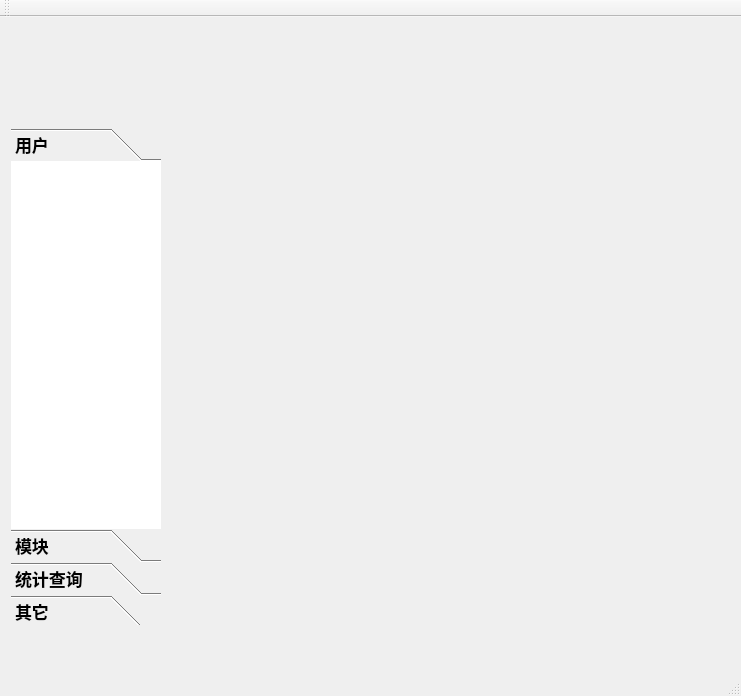
<?xml version="1.0" encoding="UTF-8"?>
<ui version="4.0">
 <class>MainForm</class>
 <widget class="QMainWindow" name="MainForm">
  <property name="geometry">
   <rect>
    <x>0</x>
    <y>0</y>
    <width>741</width>
    <height>696</height>
   </rect>
  </property>
  <property name="windowTitle">
   <string>MainForm</string>
  </property>
  <widget class="QWidget" name="centralWidget">
   <widget class="QWidget" name="layoutWidget">
    <property name="geometry">
     <rect>
      <x>0</x>
      <y>0</y>
      <width>672</width>
      <height>608</height>
     </rect>
    </property>
    <layout class="QGridLayout" name="gridLayout_5">
     <property name="spacing">
      <number>0</number>
     </property>
     <item row="0" column="0" colspan="2">
      <widget class="QWidget" name="widget" native="true">
       <property name="minimumSize">
        <size>
         <width>0</width>
         <height>100</height>
        </size>
       </property>
       <property name="autoFillBackground">
        <bool>false</bool>
       </property>
       <property name="styleSheet">
        <string notr="true">border-image: url(:/DialogLogin/images/mainBar.png);</string>
       </property>
       <layout class="QGridLayout" name="gridLayout_4">
        <property name="leftMargin">
         <number>0</number>
        </property>
        <property name="topMargin">
         <number>0</number>
        </property>
        <property name="rightMargin">
         <number>0</number>
        </property>
        <property name="bottomMargin">
         <number>0</number>
        </property>
        <property name="spacing">
         <number>0</number>
        </property>
        <item row="0" column="0">
         <layout class="QVBoxLayout" name="verticalLayout">
          <item>
           <layout class="QHBoxLayout" name="horizontalLayout">
            <item>
             <spacer name="horizontalSpacer">
              <property name="orientation">
               <enum>Qt::Horizontal</enum>
              </property>
              <property name="sizeHint" stdset="0">
               <size>
                <width>588</width>
                <height>20</height>
               </size>
              </property>
             </spacer>
            </item>
            <item>
             <widget class="QPushButton" name="pushButton_minisized">
              <property name="maximumSize">
               <size>
                <width>20</width>
                <height>20</height>
               </size>
              </property>
              <property name="text">
               <string/>
              </property>
              <property name="icon">
               <iconset resource="Dialoglogin.qrc">
                <normaloff>:/DialogLogin/images/min.png</normaloff>:/DialogLogin/images/min.png</iconset>
              </property>
              <property name="flat">
               <bool>true</bool>
              </property>
             </widget>
            </item>
            <item>
             <widget class="QPushButton" name="pushButton_maxsized">
              <property name="maximumSize">
               <size>
                <width>20</width>
                <height>20</height>
               </size>
              </property>
              <property name="text">
               <string/>
              </property>
              <property name="icon">
               <iconset resource="Dialoglogin.qrc">
                <normaloff>:/DialogLogin/images/max.png</normaloff>:/DialogLogin/images/max.png</iconset>
              </property>
              <property name="flat">
               <bool>true</bool>
              </property>
             </widget>
            </item>
            <item>
             <widget class="QPushButton" name="pushButton_closed">
              <property name="maximumSize">
               <size>
                <width>20</width>
                <height>20</height>
               </size>
              </property>
              <property name="text">
               <string/>
              </property>
              <property name="icon">
               <iconset resource="Dialoglogin.qrc">
                <normaloff>:/DialogLogin/images/close.png</normaloff>:/DialogLogin/images/close.png</iconset>
              </property>
              <property name="iconSize">
               <size>
                <width>20</width>
                <height>20</height>
               </size>
              </property>
              <property name="default">
               <bool>false</bool>
              </property>
              <property name="flat">
               <bool>true</bool>
              </property>
             </widget>
            </item>
           </layout>
          </item>
          <item>
           <spacer name="verticalSpacer">
            <property name="orientation">
             <enum>Qt::Vertical</enum>
            </property>
            <property name="sizeHint" stdset="0">
             <size>
              <width>20</width>
              <height>40</height>
             </size>
            </property>
           </spacer>
          </item>
         </layout>
        </item>
       </layout>
      </widget>
     </item>
     <item row="1" column="0">
      <widget class="QToolBox" name="toolBox">
       <property name="enabled">
        <bool>true</bool>
       </property>
       <property name="sizePolicy">
        <sizepolicy hsizetype="Preferred" vsizetype="Preferred">
         <horstretch>0</horstretch>
         <verstretch>0</verstretch>
        </sizepolicy>
       </property>
       <property name="minimumSize">
        <size>
         <width>150</width>
         <height>500</height>
        </size>
       </property>
       <property name="maximumSize">
        <size>
         <width>150</width>
         <height>16777215</height>
        </size>
       </property>
       <property name="palette">
        <palette>
         <active>
          <colorrole role="Button">
           <brush brushstyle="SolidPattern">
            <color alpha="255">
             <red>255</red>
             <green>255</green>
             <blue>255</blue>
            </color>
           </brush>
          </colorrole>
          <colorrole role="Base">
           <brush brushstyle="SolidPattern">
            <color alpha="255">
             <red>255</red>
             <green>255</green>
             <blue>255</blue>
            </color>
           </brush>
          </colorrole>
          <colorrole role="Window">
           <brush brushstyle="SolidPattern">
            <color alpha="255">
             <red>255</red>
             <green>255</green>
             <blue>255</blue>
            </color>
           </brush>
          </colorrole>
         </active>
         <inactive>
          <colorrole role="Button">
           <brush brushstyle="SolidPattern">
            <color alpha="255">
             <red>255</red>
             <green>255</green>
             <blue>255</blue>
            </color>
           </brush>
          </colorrole>
          <colorrole role="Base">
           <brush brushstyle="SolidPattern">
            <color alpha="255">
             <red>255</red>
             <green>255</green>
             <blue>255</blue>
            </color>
           </brush>
          </colorrole>
          <colorrole role="Window">
           <brush brushstyle="SolidPattern">
            <color alpha="255">
             <red>255</red>
             <green>255</green>
             <blue>255</blue>
            </color>
           </brush>
          </colorrole>
         </inactive>
         <disabled>
          <colorrole role="Button">
           <brush brushstyle="SolidPattern">
            <color alpha="255">
             <red>255</red>
             <green>255</green>
             <blue>255</blue>
            </color>
           </brush>
          </colorrole>
          <colorrole role="Base">
           <brush brushstyle="SolidPattern">
            <color alpha="255">
             <red>255</red>
             <green>255</green>
             <blue>255</blue>
            </color>
           </brush>
          </colorrole>
          <colorrole role="Window">
           <brush brushstyle="SolidPattern">
            <color alpha="255">
             <red>255</red>
             <green>255</green>
             <blue>255</blue>
            </color>
           </brush>
          </colorrole>
         </disabled>
        </palette>
       </property>
       <property name="font">
        <font>
         <family>微软雅黑</family>
         <pointsize>13</pointsize>
         <weight>75</weight>
         <italic>false</italic>
         <bold>true</bold>
         <underline>false</underline>
         <strikeout>false</strikeout>
         <stylestrategy>PreferDefault</stylestrategy>
         <kerning>true</kerning>
        </font>
       </property>
       <property name="mouseTracking">
        <bool>false</bool>
       </property>
       <property name="focusPolicy">
        <enum>Qt::NoFocus</enum>
       </property>
       <property name="contextMenuPolicy">
        <enum>Qt::NoContextMenu</enum>
       </property>
       <property name="acceptDrops">
        <bool>false</bool>
       </property>
       <property name="toolTip">
        <string extracomment="1"/>
       </property>
       <property name="statusTip">
        <string extracomment="2"/>
       </property>
       <property name="whatsThis">
        <string extracomment="3"/>
       </property>
       <property name="accessibleName">
        <string extracomment="4"/>
       </property>
       <property name="accessibleDescription">
        <string extracomment="5"/>
       </property>
       <property name="layoutDirection">
        <enum>Qt::LeftToRight</enum>
       </property>
       <property name="autoFillBackground">
        <bool>false</bool>
       </property>
       <property name="styleSheet">
        <string notr="true">border-image: url(:/DialogLogin/images/Mwbk.png);</string>
       </property>
       <property name="frameShape">
        <enum>QFrame::NoFrame</enum>
       </property>
       <property name="frameShadow">
        <enum>QFrame::Plain</enum>
       </property>
       <property name="lineWidth">
        <number>0</number>
       </property>
       <property name="midLineWidth">
        <number>0</number>
       </property>
       <property name="tabSpacing">
        <number>0</number>
       </property>
       <widget class="QWidget" name="page_system_config">
        <property name="geometry">
         <rect>
          <x>0</x>
          <y>0</y>
          <width>150</width>
          <height>378</height>
         </rect>
        </property>
        <attribute name="icon">
         <iconset>
          <normaloff>:/new/prefix1/images/logoconfig.png</normaloff>:/new/prefix1/images/logoconfig.png</iconset>
        </attribute>
        <attribute name="label">
         <string>用户</string>
        </attribute>
        <layout class="QGridLayout" name="gridLayout_2">
         <property name="leftMargin">
          <number>9</number>
         </property>
         <property name="topMargin">
          <number>0</number>
         </property>
         <property name="rightMargin">
          <number>0</number>
         </property>
         <property name="bottomMargin">
          <number>0</number>
         </property>
         <property name="spacing">
          <number>0</number>
         </property>
         <item row="0" column="0">
          <widget class="QListWidget" name="listWidget_Syspara">
           <property name="palette">
            <palette>
             <active>
              <colorrole role="Button">
               <brush brushstyle="SolidPattern">
                <color alpha="255">
                 <red>255</red>
                 <green>255</green>
                 <blue>255</blue>
                </color>
               </brush>
              </colorrole>
              <colorrole role="Base">
               <brush brushstyle="NoBrush">
                <color alpha="255">
                 <red>0</red>
                 <green>0</green>
                 <blue>0</blue>
                </color>
               </brush>
              </colorrole>
              <colorrole role="Window">
               <brush brushstyle="SolidPattern">
                <color alpha="255">
                 <red>255</red>
                 <green>255</green>
                 <blue>255</blue>
                </color>
               </brush>
              </colorrole>
             </active>
             <inactive>
              <colorrole role="Button">
               <brush brushstyle="SolidPattern">
                <color alpha="255">
                 <red>255</red>
                 <green>255</green>
                 <blue>255</blue>
                </color>
               </brush>
              </colorrole>
              <colorrole role="Base">
               <brush brushstyle="NoBrush">
                <color alpha="255">
                 <red>0</red>
                 <green>0</green>
                 <blue>0</blue>
                </color>
               </brush>
              </colorrole>
              <colorrole role="Window">
               <brush brushstyle="SolidPattern">
                <color alpha="255">
                 <red>255</red>
                 <green>255</green>
                 <blue>255</blue>
                </color>
               </brush>
              </colorrole>
             </inactive>
             <disabled>
              <colorrole role="Button">
               <brush brushstyle="SolidPattern">
                <color alpha="255">
                 <red>255</red>
                 <green>255</green>
                 <blue>255</blue>
                </color>
               </brush>
              </colorrole>
              <colorrole role="Base">
               <brush brushstyle="NoBrush">
                <color alpha="255">
                 <red>0</red>
                 <green>0</green>
                 <blue>0</blue>
                </color>
               </brush>
              </colorrole>
              <colorrole role="Window">
               <brush brushstyle="SolidPattern">
                <color alpha="255">
                 <red>255</red>
                 <green>255</green>
                 <blue>255</blue>
                </color>
               </brush>
              </colorrole>
             </disabled>
            </palette>
           </property>
           <property name="frameShape">
            <enum>QFrame::NoFrame</enum>
           </property>
          </widget>
         </item>
        </layout>
       </widget>
       <widget class="QWidget" name="page_3">
        <property name="geometry">
         <rect>
          <x>0</x>
          <y>0</y>
          <width>150</width>
          <height>378</height>
         </rect>
        </property>
        <property name="styleSheet">
         <string notr="true">background-color: rgb(255, 255, 255);</string>
        </property>
        <attribute name="icon">
         <iconset>
          <normaloff>:/new/prefix1/images/logocar.png</normaloff>:/new/prefix1/images/logocar.png</iconset>
        </attribute>
        <attribute name="label">
         <string>模块</string>
        </attribute>
        <layout class="QGridLayout" name="gridLayout">
         <property name="leftMargin">
          <number>9</number>
         </property>
         <property name="topMargin">
          <number>0</number>
         </property>
         <property name="rightMargin">
          <number>0</number>
         </property>
         <property name="bottomMargin">
          <number>0</number>
         </property>
         <property name="spacing">
          <number>0</number>
         </property>
         <item row="0" column="0">
          <widget class="QListWidget" name="listWidget_carManage">
           <property name="maximumSize">
            <size>
             <width>360</width>
             <height>16777215</height>
            </size>
           </property>
           <property name="styleSheet">
            <string notr="true">background-color:transparent;</string>
           </property>
           <property name="frameShape">
            <enum>QFrame::NoFrame</enum>
           </property>
           <property name="selectionMode">
            <enum>QAbstractItemView::NoSelection</enum>
           </property>
           <property name="selectionBehavior">
            <enum>QAbstractItemView::SelectRows</enum>
           </property>
          </widget>
         </item>
        </layout>
       </widget>
       <widget class="QWidget" name="page_help">
        <property name="geometry">
         <rect>
          <x>0</x>
          <y>0</y>
          <width>150</width>
          <height>378</height>
         </rect>
        </property>
        <property name="styleSheet">
         <string notr="true">background-color: rgb(255, 255, 255);</string>
        </property>
        <attribute name="icon">
         <iconset>
          <normaloff>:/new/prefix1/images/logoaccount.png</normaloff>:/new/prefix1/images/logoaccount.png</iconset>
        </attribute>
        <attribute name="label">
         <string>统计查询</string>
        </attribute>
        <layout class="QGridLayout" name="gridLayout_3">
         <property name="leftMargin">
          <number>9</number>
         </property>
         <property name="topMargin">
          <number>0</number>
         </property>
         <property name="rightMargin">
          <number>0</number>
         </property>
         <property name="bottomMargin">
          <number>0</number>
         </property>
         <property name="spacing">
          <number>0</number>
         </property>
         <item row="0" column="0">
          <widget class="QListWidget" name="listWidget_Search">
           <property name="styleSheet">
            <string notr="true">background-color:transparent;</string>
           </property>
           <property name="frameShape">
            <enum>QFrame::NoFrame</enum>
           </property>
           <property name="frameShadow">
            <enum>QFrame::Raised</enum>
           </property>
          </widget>
         </item>
        </layout>
       </widget>
       <widget class="QWidget" name="page_return_first">
        <property name="geometry">
         <rect>
          <x>0</x>
          <y>0</y>
          <width>150</width>
          <height>378</height>
         </rect>
        </property>
        <attribute name="icon">
         <iconset>
          <normaloff>:/new/prefix1/images/others.png</normaloff>:/new/prefix1/images/others.png</iconset>
        </attribute>
        <attribute name="label">
         <string>其它</string>
        </attribute>
        <layout class="QGridLayout" name="gridLayout_7">
         <property name="leftMargin">
          <number>9</number>
         </property>
         <property name="topMargin">
          <number>0</number>
         </property>
         <property name="rightMargin">
          <number>0</number>
         </property>
         <property name="bottomMargin">
          <number>0</number>
         </property>
         <property name="spacing">
          <number>0</number>
         </property>
         <item row="0" column="0">
          <widget class="QLabel" name="label">
           <property name="styleSheet">
            <string notr="true">background-color: rgb(255, 255, 255);</string>
           </property>
           <property name="text">
            <string/>
           </property>
          </widget>
         </item>
        </layout>
       </widget>
      </widget>
     </item>
     <item row="1" column="1">
      <widget class="QStackedWidget" name="stackedWidget">
       <property name="sizePolicy">
        <sizepolicy hsizetype="Expanding" vsizetype="Expanding">
         <horstretch>0</horstretch>
         <verstretch>100</verstretch>
        </sizepolicy>
       </property>
       <property name="palette">
        <palette>
         <active>
          <colorrole role="WindowText">
           <brush brushstyle="SolidPattern">
            <color alpha="255">
             <red>0</red>
             <green>0</green>
             <blue>0</blue>
            </color>
           </brush>
          </colorrole>
          <colorrole role="Button">
           <brush brushstyle="SolidPattern">
            <color alpha="255">
             <red>255</red>
             <green>255</green>
             <blue>255</blue>
            </color>
           </brush>
          </colorrole>
          <colorrole role="Light">
           <brush brushstyle="SolidPattern">
            <color alpha="255">
             <red>248</red>
             <green>254</green>
             <blue>255</blue>
            </color>
           </brush>
          </colorrole>
          <colorrole role="Midlight">
           <brush brushstyle="SolidPattern">
            <color alpha="255">
             <red>184</red>
             <green>239</green>
             <blue>255</blue>
            </color>
           </brush>
          </colorrole>
          <colorrole role="Dark">
           <brush brushstyle="SolidPattern">
            <color alpha="255">
             <red>60</red>
             <green>112</green>
             <blue>127</blue>
            </color>
           </brush>
          </colorrole>
          <colorrole role="Mid">
           <brush brushstyle="SolidPattern">
            <color alpha="255">
             <red>80</red>
             <green>149</green>
             <blue>170</blue>
            </color>
           </brush>
          </colorrole>
          <colorrole role="Text">
           <brush brushstyle="SolidPattern">
            <color alpha="255">
             <red>0</red>
             <green>0</green>
             <blue>0</blue>
            </color>
           </brush>
          </colorrole>
          <colorrole role="BrightText">
           <brush brushstyle="SolidPattern">
            <color alpha="255">
             <red>255</red>
             <green>255</green>
             <blue>255</blue>
            </color>
           </brush>
          </colorrole>
          <colorrole role="ButtonText">
           <brush brushstyle="SolidPattern">
            <color alpha="255">
             <red>0</red>
             <green>0</green>
             <blue>0</blue>
            </color>
           </brush>
          </colorrole>
          <colorrole role="Base">
           <brush brushstyle="SolidPattern">
            <color alpha="255">
             <red>255</red>
             <green>255</green>
             <blue>255</blue>
            </color>
           </brush>
          </colorrole>
          <colorrole role="Window">
           <brush brushstyle="SolidPattern">
            <color alpha="255">
             <red>255</red>
             <green>255</green>
             <blue>255</blue>
            </color>
           </brush>
          </colorrole>
          <colorrole role="Shadow">
           <brush brushstyle="SolidPattern">
            <color alpha="255">
             <red>0</red>
             <green>0</green>
             <blue>0</blue>
            </color>
           </brush>
          </colorrole>
          <colorrole role="AlternateBase">
           <brush brushstyle="SolidPattern">
            <color alpha="255">
             <red>187</red>
             <green>239</green>
             <blue>255</blue>
            </color>
           </brush>
          </colorrole>
          <colorrole role="ToolTipBase">
           <brush brushstyle="SolidPattern">
            <color alpha="255">
             <red>255</red>
             <green>255</green>
             <blue>220</blue>
            </color>
           </brush>
          </colorrole>
          <colorrole role="ToolTipText">
           <brush brushstyle="SolidPattern">
            <color alpha="255">
             <red>0</red>
             <green>0</green>
             <blue>0</blue>
            </color>
           </brush>
          </colorrole>
         </active>
         <inactive>
          <colorrole role="WindowText">
           <brush brushstyle="SolidPattern">
            <color alpha="255">
             <red>0</red>
             <green>0</green>
             <blue>0</blue>
            </color>
           </brush>
          </colorrole>
          <colorrole role="Button">
           <brush brushstyle="SolidPattern">
            <color alpha="255">
             <red>255</red>
             <green>255</green>
             <blue>255</blue>
            </color>
           </brush>
          </colorrole>
          <colorrole role="Light">
           <brush brushstyle="SolidPattern">
            <color alpha="255">
             <red>248</red>
             <green>254</green>
             <blue>255</blue>
            </color>
           </brush>
          </colorrole>
          <colorrole role="Midlight">
           <brush brushstyle="SolidPattern">
            <color alpha="255">
             <red>184</red>
             <green>239</green>
             <blue>255</blue>
            </color>
           </brush>
          </colorrole>
          <colorrole role="Dark">
           <brush brushstyle="SolidPattern">
            <color alpha="255">
             <red>60</red>
             <green>112</green>
             <blue>127</blue>
            </color>
           </brush>
          </colorrole>
          <colorrole role="Mid">
           <brush brushstyle="SolidPattern">
            <color alpha="255">
             <red>80</red>
             <green>149</green>
             <blue>170</blue>
            </color>
           </brush>
          </colorrole>
          <colorrole role="Text">
           <brush brushstyle="SolidPattern">
            <color alpha="255">
             <red>0</red>
             <green>0</green>
             <blue>0</blue>
            </color>
           </brush>
          </colorrole>
          <colorrole role="BrightText">
           <brush brushstyle="SolidPattern">
            <color alpha="255">
             <red>255</red>
             <green>255</green>
             <blue>255</blue>
            </color>
           </brush>
          </colorrole>
          <colorrole role="ButtonText">
           <brush brushstyle="SolidPattern">
            <color alpha="255">
             <red>0</red>
             <green>0</green>
             <blue>0</blue>
            </color>
           </brush>
          </colorrole>
          <colorrole role="Base">
           <brush brushstyle="SolidPattern">
            <color alpha="255">
             <red>255</red>
             <green>255</green>
             <blue>255</blue>
            </color>
           </brush>
          </colorrole>
          <colorrole role="Window">
           <brush brushstyle="SolidPattern">
            <color alpha="255">
             <red>255</red>
             <green>255</green>
             <blue>255</blue>
            </color>
           </brush>
          </colorrole>
          <colorrole role="Shadow">
           <brush brushstyle="SolidPattern">
            <color alpha="255">
             <red>0</red>
             <green>0</green>
             <blue>0</blue>
            </color>
           </brush>
          </colorrole>
          <colorrole role="AlternateBase">
           <brush brushstyle="SolidPattern">
            <color alpha="255">
             <red>187</red>
             <green>239</green>
             <blue>255</blue>
            </color>
           </brush>
          </colorrole>
          <colorrole role="ToolTipBase">
           <brush brushstyle="SolidPattern">
            <color alpha="255">
             <red>255</red>
             <green>255</green>
             <blue>220</blue>
            </color>
           </brush>
          </colorrole>
          <colorrole role="ToolTipText">
           <brush brushstyle="SolidPattern">
            <color alpha="255">
             <red>0</red>
             <green>0</green>
             <blue>0</blue>
            </color>
           </brush>
          </colorrole>
         </inactive>
         <disabled>
          <colorrole role="WindowText">
           <brush brushstyle="SolidPattern">
            <color alpha="255">
             <red>60</red>
             <green>112</green>
             <blue>127</blue>
            </color>
           </brush>
          </colorrole>
          <colorrole role="Button">
           <brush brushstyle="SolidPattern">
            <color alpha="255">
             <red>255</red>
             <green>255</green>
             <blue>255</blue>
            </color>
           </brush>
          </colorrole>
          <colorrole role="Light">
           <brush brushstyle="SolidPattern">
            <color alpha="255">
             <red>248</red>
             <green>254</green>
             <blue>255</blue>
            </color>
           </brush>
          </colorrole>
          <colorrole role="Midlight">
           <brush brushstyle="SolidPattern">
            <color alpha="255">
             <red>184</red>
             <green>239</green>
             <blue>255</blue>
            </color>
           </brush>
          </colorrole>
          <colorrole role="Dark">
           <brush brushstyle="SolidPattern">
            <color alpha="255">
             <red>60</red>
             <green>112</green>
             <blue>127</blue>
            </color>
           </brush>
          </colorrole>
          <colorrole role="Mid">
           <brush brushstyle="SolidPattern">
            <color alpha="255">
             <red>80</red>
             <green>149</green>
             <blue>170</blue>
            </color>
           </brush>
          </colorrole>
          <colorrole role="Text">
           <brush brushstyle="SolidPattern">
            <color alpha="255">
             <red>60</red>
             <green>112</green>
             <blue>127</blue>
            </color>
           </brush>
          </colorrole>
          <colorrole role="BrightText">
           <brush brushstyle="SolidPattern">
            <color alpha="255">
             <red>255</red>
             <green>255</green>
             <blue>255</blue>
            </color>
           </brush>
          </colorrole>
          <colorrole role="ButtonText">
           <brush brushstyle="SolidPattern">
            <color alpha="255">
             <red>60</red>
             <green>112</green>
             <blue>127</blue>
            </color>
           </brush>
          </colorrole>
          <colorrole role="Base">
           <brush brushstyle="SolidPattern">
            <color alpha="255">
             <red>255</red>
             <green>255</green>
             <blue>255</blue>
            </color>
           </brush>
          </colorrole>
          <colorrole role="Window">
           <brush brushstyle="SolidPattern">
            <color alpha="255">
             <red>255</red>
             <green>255</green>
             <blue>255</blue>
            </color>
           </brush>
          </colorrole>
          <colorrole role="Shadow">
           <brush brushstyle="SolidPattern">
            <color alpha="255">
             <red>0</red>
             <green>0</green>
             <blue>0</blue>
            </color>
           </brush>
          </colorrole>
          <colorrole role="AlternateBase">
           <brush brushstyle="SolidPattern">
            <color alpha="255">
             <red>120</red>
             <green>224</green>
             <blue>255</blue>
            </color>
           </brush>
          </colorrole>
          <colorrole role="ToolTipBase">
           <brush brushstyle="SolidPattern">
            <color alpha="255">
             <red>255</red>
             <green>255</green>
             <blue>220</blue>
            </color>
           </brush>
          </colorrole>
          <colorrole role="ToolTipText">
           <brush brushstyle="SolidPattern">
            <color alpha="255">
             <red>0</red>
             <green>0</green>
             <blue>0</blue>
            </color>
           </brush>
          </colorrole>
         </disabled>
        </palette>
       </property>
       <property name="cursor">
        <cursorShape>ArrowCursor</cursorShape>
       </property>
       <property name="autoFillBackground">
        <bool>false</bool>
       </property>
       <property name="styleSheet">
        <string notr="true">border-image: url(:/DialogLogin/images/Mwbk.png);</string>
       </property>
       <property name="frameShape">
        <enum>QFrame::NoFrame</enum>
       </property>
       <property name="currentIndex">
        <number>-1</number>
       </property>
      </widget>
     </item>
    </layout>
   </widget>
  </widget>
  <widget class="QMenuBar" name="menuBar">
   <property name="geometry">
    <rect>
     <x>0</x>
     <y>0</y>
     <width>741</width>
     <height>23</height>
    </rect>
   </property>
  </widget>
  <widget class="QToolBar" name="mainToolBar">
   <attribute name="toolBarArea">
    <enum>TopToolBarArea</enum>
   </attribute>
   <attribute name="toolBarBreak">
    <bool>false</bool>
   </attribute>
  </widget>
  <widget class="QStatusBar" name="statusBar"/>
 </widget>
 <layoutdefault spacing="6" margin="11"/>
 <resources>
  <include location="Dialoglogin.qrc"/>
 </resources>
 <connections/>
</ui>
